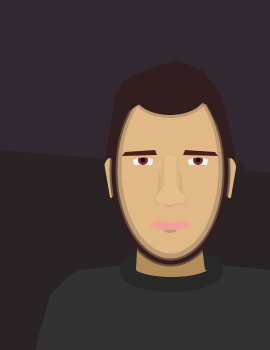
Frame 1 (no input)
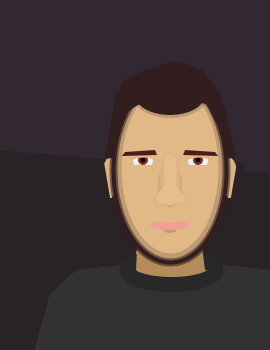
Frame 60 (the mouse pressed at the canvas centre just before this capture)
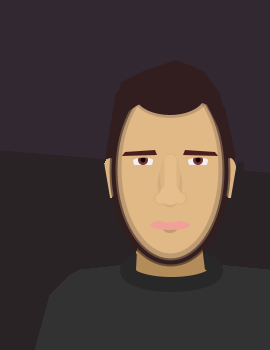
Frame 120 (the mouse held since frame 60 and released just before this capture)

The Processing sketch that drew these frames (run headless with seeded random() and noise(); from frame 60 on, the mouse is pressed at the canvas centre):

// Processing sketch: processing_88180
// ── processing_88180.pde

void setup() {
  size(270,350);
  background(41,35,38);
  smooth();
}

void draw() {
  noStroke();
  smooth();
 //ext background
  fill(50,40,50);
  quad(0,0,300,0,300,175,0,150);
 //sweater
  fill(50,50,50);
  beginShape();
    vertex(35,350);
    vertex(50,295);
    vertex(55,290);
    vertex(60,285);
    vertex(65,280);
    vertex(70,275);
    vertex(80,270);
    vertex(170,260);
    vertex(270,270);
    vertex(300,270);
    vertex(300,350);
    endShape(CLOSE);
 //neck
  fill(180,140,90);
  strokeWeight(15);
  stroke(40,40,40);
  ellipse(171,270,88,28);
  noStroke();
  fill(180,140,90);
  quad(138,230, 200,230, 205,270, 136,270);

 //face
  fill(225,185,135);
  ellipse(170,170,110,185);
 //eyes
  fill(240,240,240);
  ellipse(143,160,20,20);
  ellipse(198,160,20,20);
 //pupils
  fill(125,50,50);
  ellipse(143,160,10,10);
  ellipse(198,160,10,10);
  fill(0);
  ellipse(143,160,5,5);
  ellipse(198,160,5,5);
 //bottom eye lids
  fill(225,185,135);
  arc(143,165,50,10,0,PI);
  arc(198,165,50,10,0,PI);
 //top eye lids
  noFill();
  strokeWeight(10);
  stroke(225,185,135);
  ellipse(143,168,44,32);
  ellipse(198,168,44,32);
  noStroke();
 //lips
  fill(50,30,30,50);
  ellipse(170,228,15,10);
  fill(240,160,150);
  ellipse(170,225,40,10);
  fill(225,185,135);
  ellipse(170,220,20,5);
  
 //nose
  fill(50,30,30,20);
  ellipse(170,185,25,45); //shadow
  
  fill(230,190,140);
  strokeWeight(5);
  stroke(220,180,130);
  ellipse(170,175,15,40);
  
  strokeWeight(2);
  ellipse(160,198,12,12);
  ellipse(180,198,12,12);
  
  noStroke();
  ellipse(170,195,21,20);
  
  strokeWeight(12);
  stroke(230,190,140);
  line(170,160,170,195); //straighten/bridge
  
 //hair
  fill(50,30,30);
  smooth();
  strokeWeight(5);
  stroke(50,30,30,50);
  ellipse(170,95,70,40);
  strokeWeight(10);
  stroke(50,30,30);
  line(120,95,110,155);
  line(220,110,230,155);
  beginShape();
    vertex(120,110);
    vertex(125,85);
    vertex(145,75);
    vertex(175,65);
    vertex(190,70);
    vertex(200,75);
    vertex(215,95);
    vertex(220,120); //end, head back
    vertex(210,100);
    vertex(195,95);
    vertex(150,95);
    vertex(135,100);
    endShape(CLOSE);
 //eyebrows
  fill(75,30,30);
  noStroke();
  quad(125,152,155,150,157,155,122,156);
  quad(215,152,185,150,183,155,218,156);
 //ears
  fill(220,180,130);
  ellipse(110,178,15,40);
  ellipse(230,178,15,40);
  strokeWeight(8);
  stroke(41,35,38);
  line(100,165,106,200);
  line(240,165,234,200);
 //face fix
  strokeWeight(4);
  stroke(50,30,30);
  noFill();
  ellipse(170,170,113,185);
  strokeWeight(8);
  stroke(50,30,30,150);
  ellipse(170,170,113,185);
  strokeWeight(10);
  stroke(50,30,30,50);
  ellipse(170,168,107,180);
}
